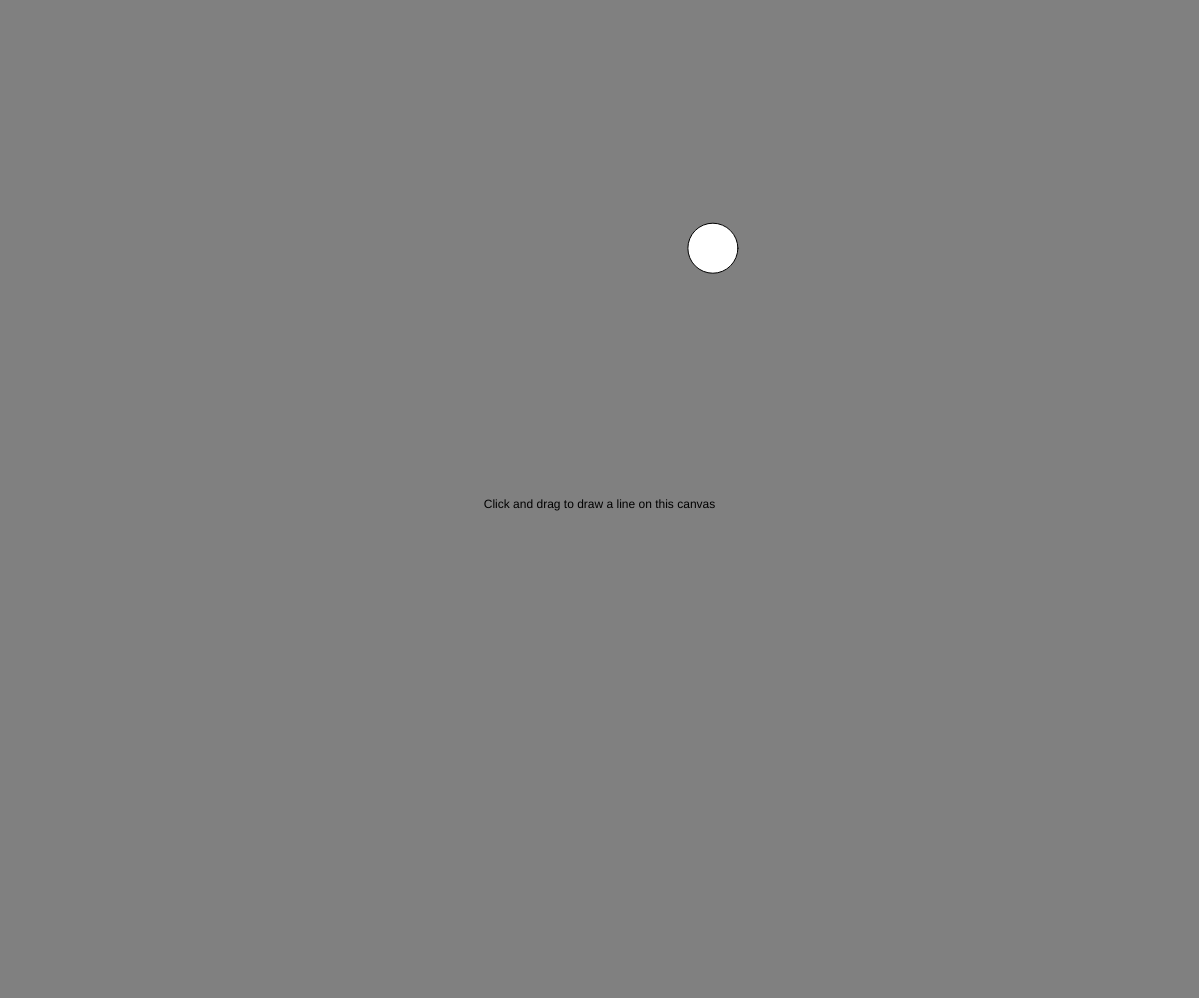
Frame 1 (no input)
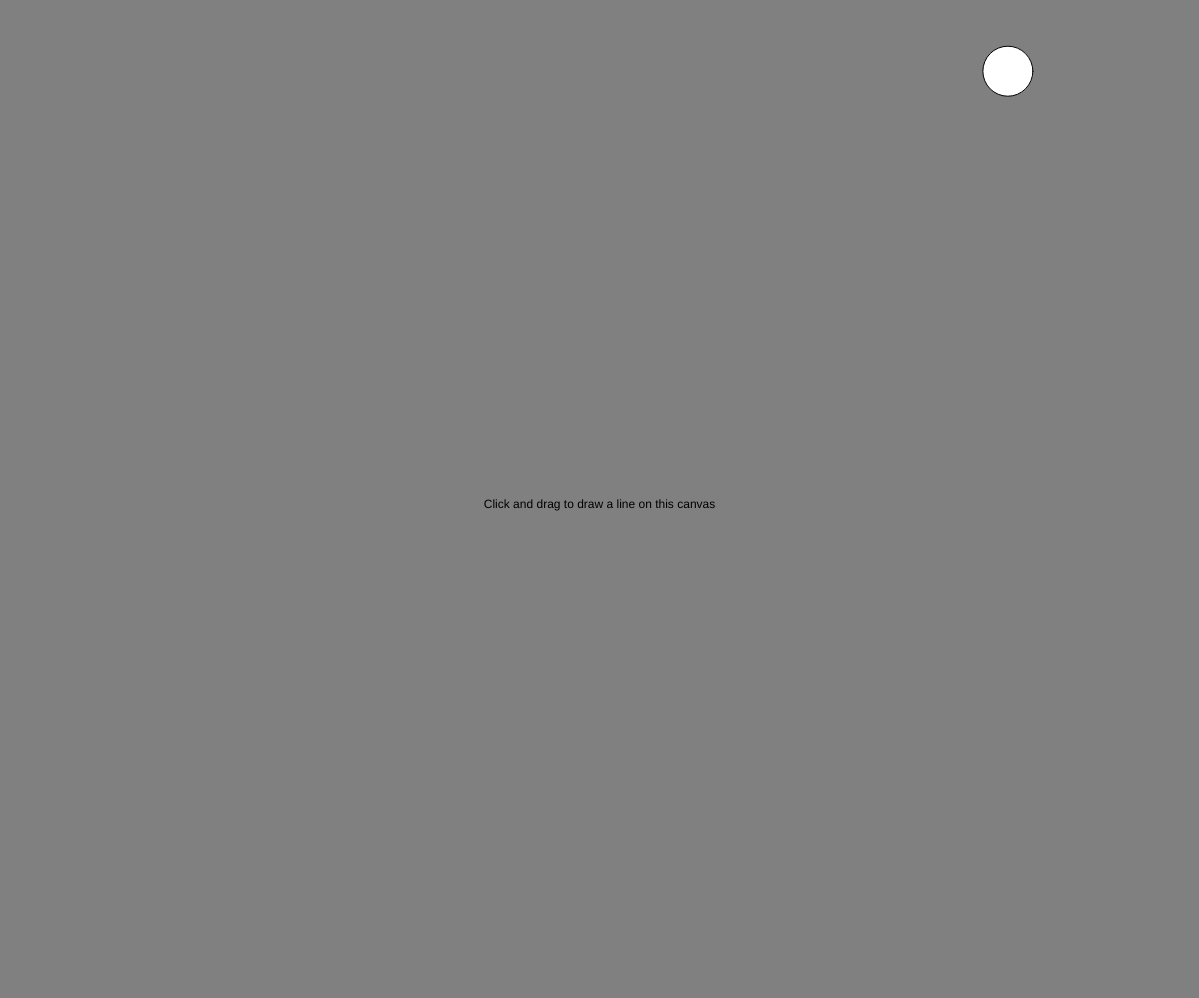
Frame 60 (no input)
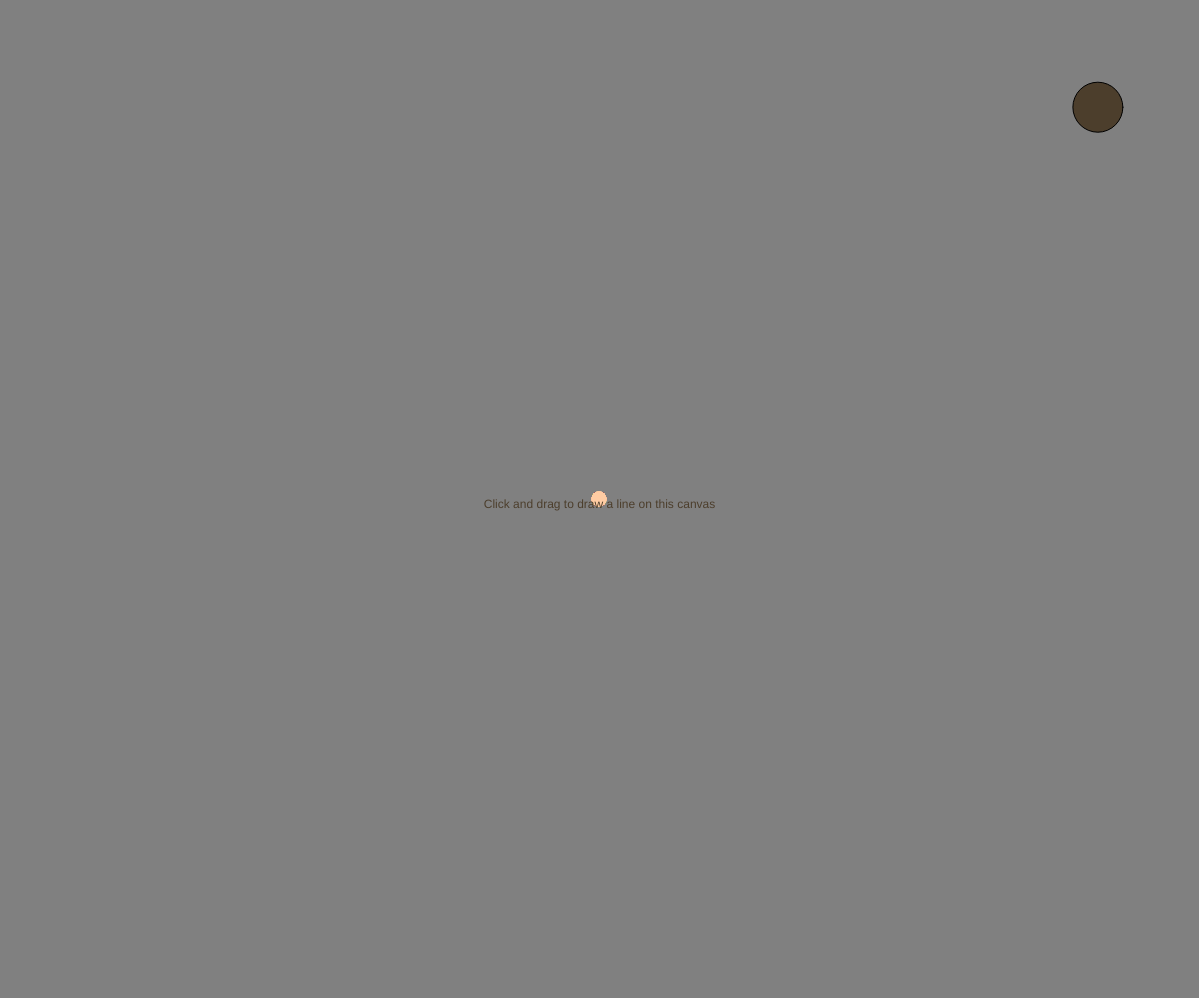
Frame 120 (the mouse pressed at the canvas centre since frame 60)

The p5.js sketch that drew these frames (run headless with seeded random() and noise() and a simulated clock; from frame 60 on, the mouse is pressed at the canvas centre):

// p5.js sketch
// ── sketch.js
// Jeremy Leung
var xPOS; //variable to control the horizontal movement of the circle
var xSpeed; //variable to control the horizontal speed of the circle
var yPOS; //variable to control the horizontal movement of the circle
var ySpeed; //variable to control the horizontal speed of the circle
var s = 3; //variable to control the speed of the circle
var w = window.innerWidth -1; //global variable to set the width of the canvass
var h = window.innerHeight -2; //global variable to set the height of the canvas
var randomColor; //global variable to set a random color for the drawinglike function
var switcher = false; //inilitialize switcher variable to false to be able to called on by mousePressed functio
var secondCanvas; // var to create a second canvas that is layered ontop the default canvas

function setup()
{	//setup function that
	createCanvas(w,h);
	secondCanvas = createGraphics(w,h)
	secondCanvas.clear();
	background(0);
	xPOS = random(h);
	yPOS = random(w);
	xSpeed = 5;
	ySpeed = 3;
}
function draw()
{	//draw function that calles the other methongs utilizing that this function loops
	background(128, 128, 128);
	if(mouseIsPressed)
	{
		drawingLine();
	}
	image(secondCanvas, 0, 0);
	bouncingBall();
	textAlign(CENTER, TOP);
	text('Click and drag to draw a line on this canvas', (w/2), (h/2));
	
}
function bouncingBall()
{
	//circle that changes color when is hits the walls of the canvas
	ellipse(xPOS, yPOS, 50, 50);
	if(xPOS > width || xPOS < 0)
	{
		fill(random(255), random(255), random(255), 255);
		xSpeed = xSpeed * -1; 
	}
	if(yPOS > height || yPOS < 0)
	{ 
		fill(random(255), random(255), random(255), 255);
		ySpeed = ySpeed * -1;
	}
	xPOS = xPOS + xSpeed;  
	yPOS = yPOS - ySpeed;
}
function drawingLine()
{
	//controls the ellipse following the mouse creating a line when mouse is pressed
	secondCanvas.fill (255, 203, 164, 100);
	secondCanvas.noStroke();
	secondCanvas.ellipse(mouseX, mouseY, 15, 15);
}
